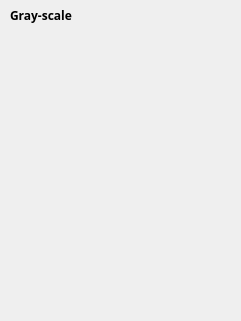
    <widget class="QWidget" name="page">
     <property name="geometry">
      <rect>
       <x>0</x>
       <y>0</y>
       <width>241</width>
       <height>321</height>
      </rect>
     </property>
     <attribute name="label">
      <string>색 변환</string>
     </attribute>
     <widget class="QWidget" name="verticalLayoutWidget_6">
      <property name="geometry">
       <rect>
        <x>10</x>
        <y>0</y>
        <width>221</width>
        <height>31</height>
       </rect>
      </property>
      <layout class="QVBoxLayout" name="verticalLayout_7" stretch="0">
       <item>
        <layout class="QHBoxLayout" name="horizontalLayout_14" stretch="10,1">
         <item>
          <widget class="QLabel" name="cvt_gray_label">
           <property name="font">
            <font>
             <family>Pretendard</family>
             <pointsize>9</pointsize>
             <weight>75</weight>
             <bold>true</bold>
            </font>
           </property>
           <property name="styleSheet">
            <string notr="true">background-color: rgba(255, 255, 255, 0)</string>
           </property>
           <property name="text">
            <string>Gray-scale</string>
           </property>
          </widget>
         </item>
         <item>
          <widget class="QRadioButton" name="cvt_gray_btn">
           <property name="styleSheet">
            <string notr="true">QRadioButton::indicator {
    width: 35px;
	height: 18px;
	image: url(&quot;C:/Users/User/workspace/2023-Industry-Academia-Collaboration-Project/ShortTerm-Internship/project/opencv_on_pyqt/Checkbox_off.png&quot;);
}
QRadioButton::indicator::checked {
	width: 35px;
	height: 18px;
    image: url(&quot;C:/Users/User/workspace/2023-Industry-Academia-Collaboration-Project/ShortTerm-Internship/project/opencv_on_pyqt/Checkbox_on.png&quot;);
}
QRadioButton::indicator::unchecked {
	width: 35px;
	height: 18px;
    image: url(&quot;C:/Users/User/workspace/2023-Industry-Academia-Collaboration-Project/ShortTerm-Internship/project/opencv_on_pyqt/Checkbox_off.png&quot;);
}
QRadioButton {
	background-color: rgba(0,0,0,0);
}</string>
           </property>
           <property name="text">
            <string/>
           </property>
           <property name="checkable">
            <bool>true</bool>
           </property>
           <property name="checked">
            <bool>false</bool>
           </property>
          </widget>
         </item>
        </layout>
       </item>
      </layout>
     </widget>
    </widget>
